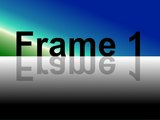
#> input picture mjpg-streamer/plugins/input_testpicture/pictures/160x120_1.jpg, 160 x 120 px
$ python detect_shapes.py --image mjpg-streamer/plugins/input_testpicture/pictures/160x120_1.jpg   (older library calls are emulated)
#> lines starting #> are read from the running program, lines starting #| are printed output that depends on the picture; after the words box and inside, x2 and y2 are one past the last pixel; in counts of white or black regions, pixels touching at a corner belong together
### pyimagesearch/shapedetector.py
# import the necessary packages
import cv2

class ShapeDetector:
	def __init__(self):
		pass

	def detect(self, c):
		# initialize the shape name and approximate the contour
		shape = "unidentified"
		peri = cv2.arcLength(c, True)
		approx = cv2.approxPolyDP(c, 0.04 * peri, True)

		# if the shape is a triangle, it will have 3 vertices
		if len(approx) == 3:
			shape = "triangle"

		# if the shape has 4 vertices, it is either a square or
		# a rectangle
		elif len(approx) == 4:
			# compute the bounding box of the contour and use the
			# bounding box to compute the aspect ratio
			(x, y, w, h) = cv2.boundingRect(approx)
			ar = w / float(h)

			# a square will have an aspect ratio that is approximately
			# equal to one, otherwise, the shape is a rectangle
			shape = "Target" if ar >= 0.3 and ar <= 0.5 else "rejected "+chr(ar)

		# if the shape is a pentagon, it will have 5 vertices
		elif len(approx) == 5:
			shape = "pentagon"

		# otherwise, we assume the shape is a circle
		else:
			shape = "circle "+chr(len(approx))

		# return the name of the shape
		return shape

### detect_shapes.py
# import the necessary packages
from pyimagesearch.shapedetector import ShapeDetector
import argparse
import imutils
import cv2

# construct the argument parse and parse the arguments
ap = argparse.ArgumentParser()
ap.add_argument("-i", "--image", required=True,
	help="path to the input image")
args = vars(ap.parse_args())

# load the image and resize it to a smaller factor so that
# the shapes can be approximated better
image = cv2.imread(args["image"])
#> image is the input picture: shape (120, 160, 3); mean B, G, R 114.9, 90.1, 63
resized = imutils.resize(image, width=300)
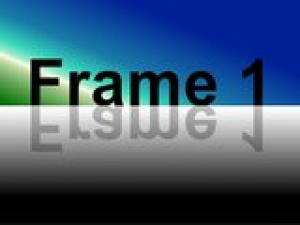
#> resized: shape (225, 300, 3); mean B, G, R 114.9, 90.2, 63
ratio = image.shape[0] / float(resized.shape[0])
#> ratio = 0.533

# convert the resized image to grayscale, blur it slightly,
# and threshold it
gray = cv2.cvtColor(resized, cv2.COLOR_BGR2GRAY)
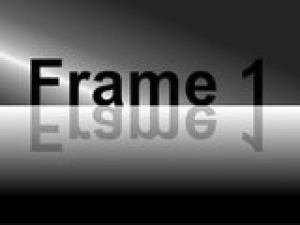
#> gray: shape (225, 300); min 0, max 255, mean 84.8
blurred = cv2.GaussianBlur(gray, (5, 5), 0)
thresh = cv2.threshold(blurred, 60, 255, cv2.THRESH_BINARY)[1]
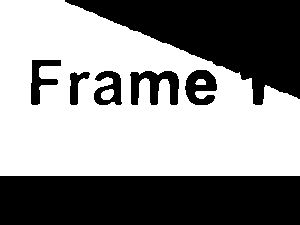
#> thresh: shape (225, 300); 55.5% white; 7 black regions

# find contours in the thresholded image and initialize the
# shape detector
cnts = cv2.findContours(thresh.copy(), cv2.RETR_EXTERNAL,
	cv2.CHAIN_APPROX_SIMPLE)
#> cnts = 1 contour; box (x1, y1, x2, y2) and area: (0, 0, 300, 176) 40236
cnts = cnts[0] if imutils.is_cv2() else cnts[1]
sd = ShapeDetector()

# loop over the contours
for c in cnts:
	# compute the center of the contour, then detect the name of the
	# shape using only the contour
	M = cv2.moments(c)
	cX = int((M["m10"] / M["m00"]) * ratio)
	cY = int((M["m01"] / M["m00"]) * ratio)
#> (the run stopped early here; a loop or call above may not have finished)
